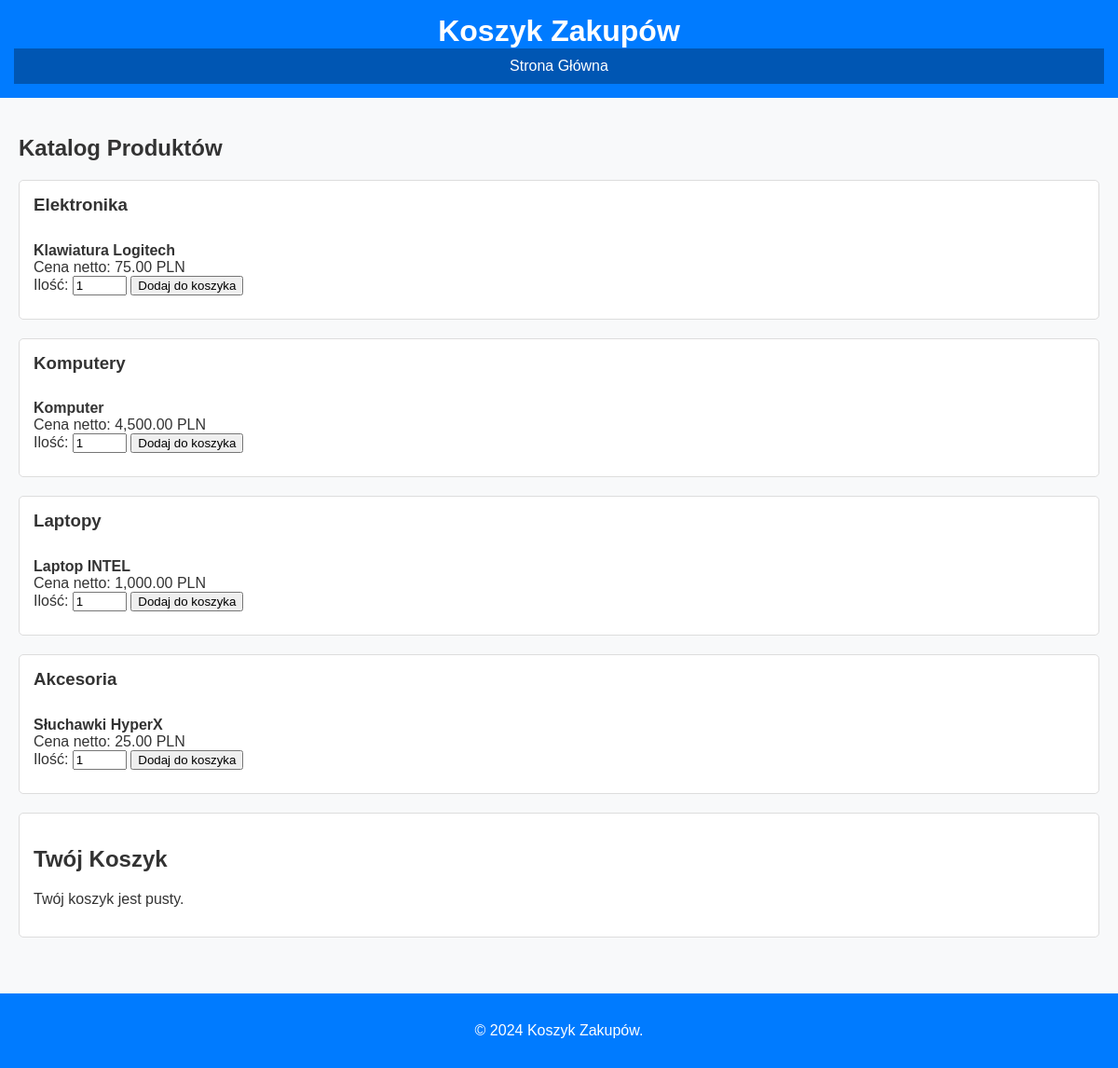
The page /projekt/sklep.php on the database its author committed.
### tables this page shows
CREATE TABLE `kategorie` (
  `id` int(11) NOT NULL,
  `nazwa` varchar(255) NOT NULL,
  `matka` int(11) DEFAULT NULL
);

CREATE TABLE `produkty` (
  `id` int(11) NOT NULL,
  `tytul` varchar(255) NOT NULL,
  `opis` text NOT NULL,
  `cena_netto` decimal(10,2) NOT NULL,
  `podatek_vat` decimal(4,2) NOT NULL,
  `ilosc_sztuk` int(11) NOT NULL DEFAULT 0,
  `kategoria_id` int(11) DEFAULT NULL,
  `zdjecie` blob DEFAULT NULL,
  `gabaryt` varchar(255) DEFAULT NULL
);

### projekt/sklep.php (the view, shortened to what this page needs)
<?php
include_once 'cfg.php';
$conn = new mysqli($servername, $username, $password, $dbname);
function pobierzWszystkieKategorie($conn) {
    $query = "SELECT id, nazwa, matka FROM kategorie";
    $result = $conn->query($query);
    $kategorie = [];
    while ($row = $result->fetch_assoc()) {
        $kategorie[] = $row;
    }
    return $kategorie;
}
function pobierzWszystkieProdukty($conn) {
    $query = "SELECT id, tytul, cena_netto, podatek_vat, kategoria_id FROM produkty";
    $result = $conn->query($query);
    $produkty = [];
    while ($row = $result->fetch_assoc()) {
        $produkty[] = $row;
    }
    return $produkty;
}
function pokazKoszyk() {
    return isset($_SESSION['koszyk']) ? $_SESSION['koszyk'] : [];
}
function obliczCeneCalkowita($conn) {
    $cenaCalkowita = 0;
    return $cenaCalkowita;
}
$kategorie = pobierzWszystkieKategorie($conn);
$produkty = pobierzWszystkieProdukty($conn);
$koszyk = pokazKoszyk();
$cenaCalkowita = obliczCeneCalkowita($conn);
?>
<!DOCTYPE html>
<html lang="pl">
<head>
</head>
<body>
    <header>
        <h1>Koszyk Zakupów</h1>
        <nav>
            <ul>
                <li><a href="index.php?id=4">Strona Główna</a></li>
            </ul>
        </nav>
    </header>
    <main>
        <section class="produkty">
            <h2>Katalog Produktów</h2>
            <?php if (!empty($kategorie)) : ?>
                <?php foreach ($kategorie as $kategoria) : ?>
                    <div class="kategoria">
                        <h3><?php echo htmlspecialchars($kategoria['nazwa']); ?></h3>
                        <?php foreach ($produkty as $produkt) : ?>
                            <?php if ($produkt['kategoria_id'] == $kategoria['id']) : ?>
                                <div class="produkt">
                                    <strong><?php echo htmlspecialchars($produkt['tytul']); ?></strong><br>
                                    Cena netto: <?php echo number_format($produkt['cena_netto'], 2); ?> PLN<br>
                                    <form method="GET">
                                        Ilość: <input type="number" name="ile_sztuk" value="1" min="1" style="width: 50px;">
                                        <button type="submit">Dodaj do koszyka</button>
                                    </form>
                                </div>
                            <?php endif; ?>
                        <?php endforeach; ?>
                    </div>
                <?php endforeach; ?>
            <?php else : ?>
                <p>Brak dostępnych kategorii.</p>
            <?php endif; ?>
        </section>
        <section class="koszyk">
            <h2>Twój Koszyk</h2>
            <?php if (!empty($koszyk)) : ?>
                <ul>
                    <?php foreach ($koszyk as $index => $item) : ?>
                        <li>
                            ID Produktu: <?php echo $item['id_prod']; ?> | Ilość: <?php echo $item['ile_sztuk']; ?> | Wielkość: <?php echo $item['wielkosc']; ?>
                            <a href="?usun_z_koszyka=true&index=<?php echo $index; ?>">Usuń</a>
                        </li>
                    <?php endforeach; ?>
                </ul>
                <p>Łączna Cena: <?php echo number_format($cenaCalkowita, 2); ?> PLN</p>
            <?php else : ?>
                <p>Twój koszyk jest pusty.</p>
            <?php endif; ?>
        </section>
    </main>
    <footer>
        <p>&copy; 2024 Koszyk Zakupów.</p>
    </footer>
</body>
</html>

### projekt/sklep.php (style rules this page uses)
body { font-family: Arial, sans-serif; margin: 0; padding: 0; background-color: #f8f9fa; color: #333; }
header { background-color: #007bff; color: #fff; padding: 15px; text-align: center; }
header h1 { margin: 0; }
nav ul { list-style: none; margin: 0; padding: 0; display: flex; justify-content: center; background-color: #0056b3; }
nav ul li { margin: 0 10px; }
nav ul li a { color: #fff; text-decoration: none; padding: 10px 15px; display: block; }
main { padding: 20px; }
.kategoria, .koszyk { margin-bottom: 20px; padding: 15px; border: 1px solid #ddd; border-radius: 5px; background-color: #fff; }
.kategoria h3 { margin-top: 0; }
.produkt { padding: 10px 0; border-bottom: 1px dashed #ddd; }
.produkt:last-child { border-bottom: none; }
footer { text-align: center; padding: 15px; background-color: #007bff; color: #fff; margin-top: 20px; }

### rows shown on the page
kategorie: nazwa "Elektronika"
produkty: tytul "Klawiatura Logitech", cena_netto "75.00"
kategorie: nazwa "Komputery"
produkty: tytul "Komputer", cena_netto "4,500.00"
kategorie: nazwa "Laptopy"
produkty: tytul "Laptop INTEL", cena_netto "1,000.00"
kategorie: nazwa "Akcesoria"
produkty: tytul "Słuchawki HyperX", cena_netto "25.00"
